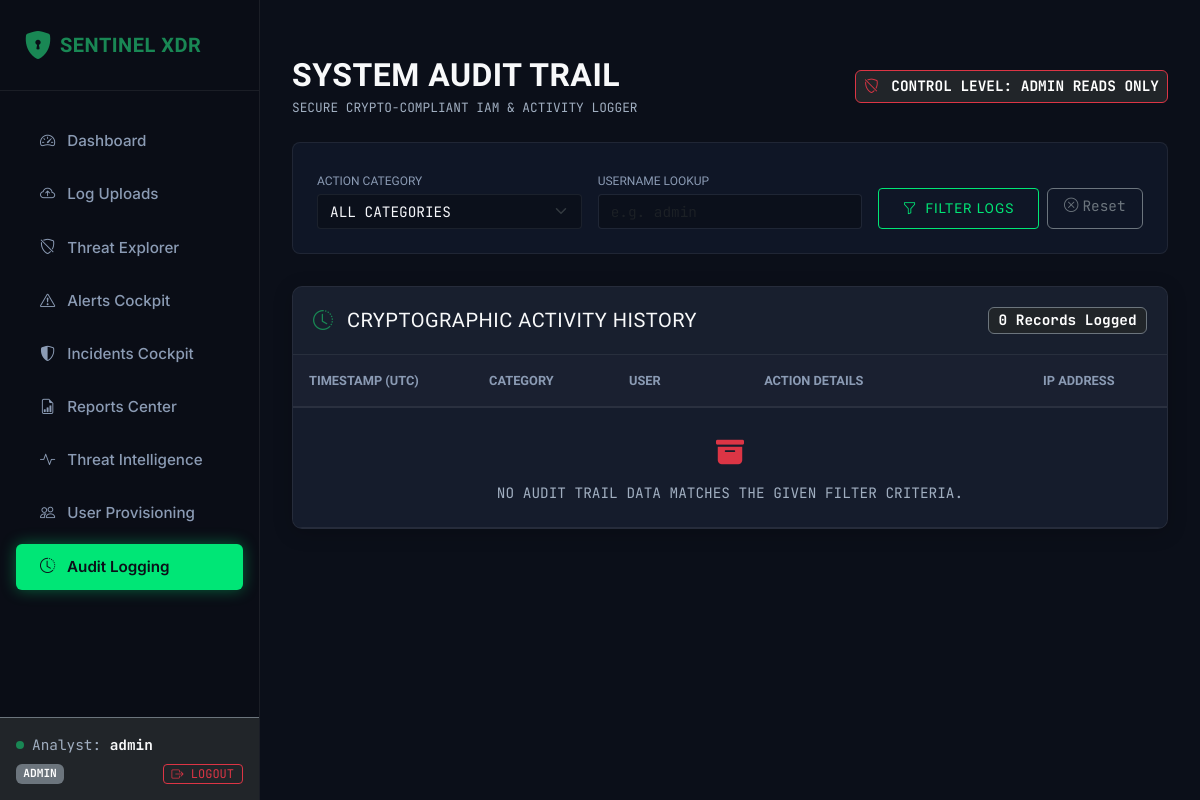
/audit-logs (signed in), run on an earlier commit of the app's database.
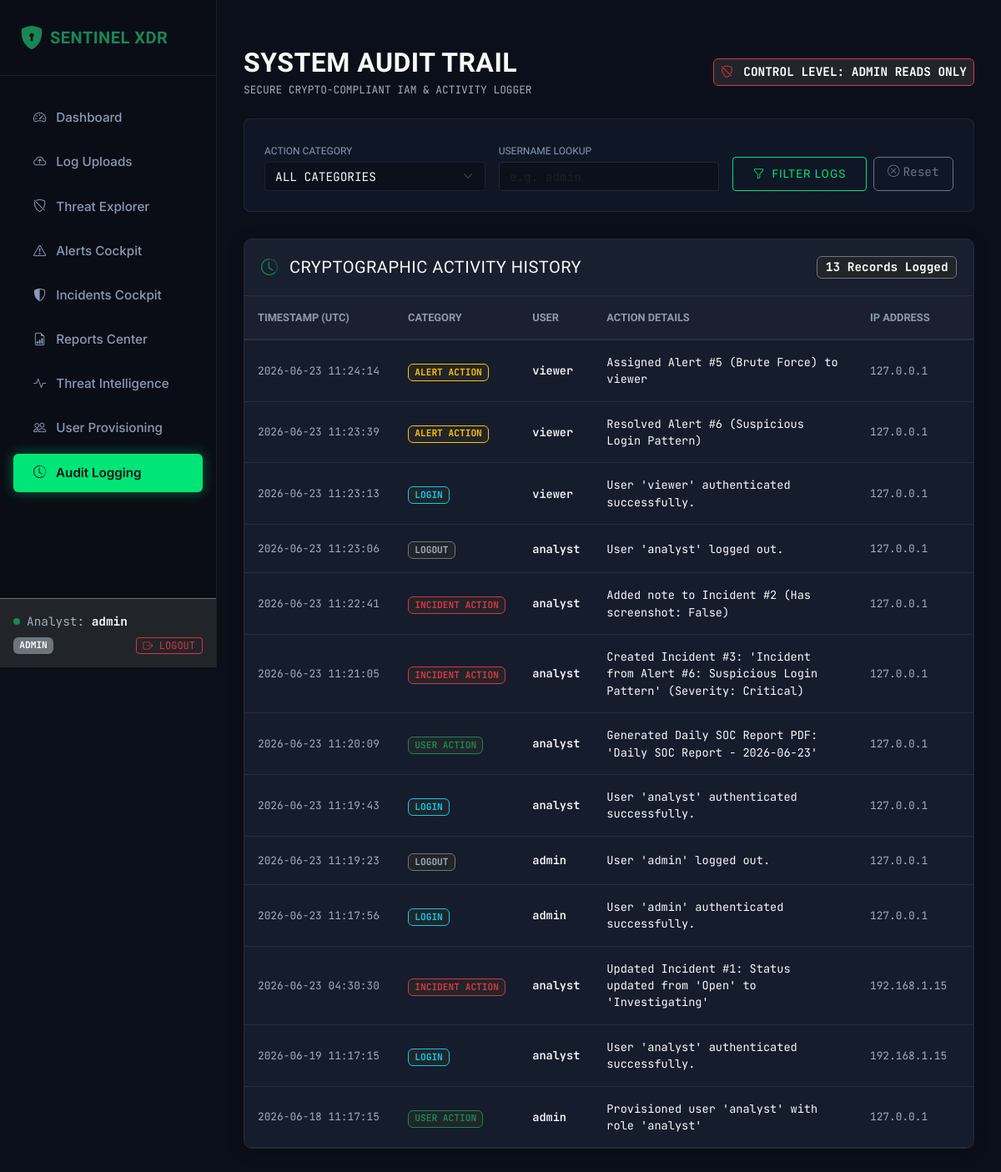
And on a later commit of the database.
### app/models/audit_log.py (models this page shows, shortened)
class AuditLog(db.Model):
    __tablename__ = 'audit_logs'
    id = db.Column(db.Integer, primary_key=True)
    timestamp = db.Column(db.DateTime, default=datetime.datetime.utcnow, nullable=False)
    user_id = db.Column(db.Integer, db.ForeignKey('users.id', ondelete='SET NULL'), nullable=True)
    username = db.Column(db.String(64), nullable=True) # Cache the username in case the user is deleted
    action_type = db.Column(db.String(32), nullable=False) # e.g. 'Login', 'Logout', 'Alert Action', 'Incident Action', 'User Action'
    details = db.Column(db.Text, nullable=False)
    ip_address = db.Column(db.String(45), nullable=True)
    user = db.relationship('User', backref=db.backref('audit_logs', lazy=True))

### app/blueprints/admin.py (the view)
@admin_bp.route('/audit-logs')
@admin_required
def audit_logs():
    action_filter = request.args.get('action_type', '').strip()
    username_filter = request.args.get('username', '').strip()
    query = AuditLog.query
    if action_filter and action_filter != 'ALL':
        query = query.filter(AuditLog.action_type == action_filter)
    if username_filter:
        query = query.filter(AuditLog.username.ilike(f'%{username_filter}%'))
    logs = query.order_by(AuditLog.timestamp.desc()).all()
    action_types = ['Login', 'Logout', 'Alert Action', 'Incident Action', 'User Action']
    return render_template(
        'audit_logs.html',
        logs=logs,
        action_types=action_types,
        filters=request.args
    )

### app/templates/audit_logs.html (shortened to what the changed rows need)
{% extends 'base.html' %}
{% block content %}
<div class="container-fluid px-0">
    <div class="d-flex justify-content-between align-items-center mb-4">
        <div>
            <h2 class="text-light fw-bold mb-1">SYSTEM AUDIT TRAIL</h2>
        </div>
    </div>
    <div class="cyber-card">
        <div class="cyber-card-header d-flex justify-content-between align-items-center">
            <h5 class="text-light mb-0 font-display"><i class="bi bi-clock-history text-success me-2"></i> CRYPTOGRAPHIC ACTIVITY HISTORY</h5>
            <span class="badge bg-dark border border-secondary text-mono">{{ logs | length }} Records Logged</span>
        </div>
        <div class="table-responsive">
            <table class="table table-cyber mb-0 align-middle">
                <thead>
                    <tr>
                        <th style="width: 180px;">Timestamp (UTC)</th>
                        <th style="width: 140px;">Category</th>
                        <th>User</th>
                        <th>Action Details</th>
                        <th style="width: 140px;">IP Address</th>
                    </tr>
                </thead>
                <tbody>
                    {% if logs %}
                        {% for log in logs %}
                        <tr>
                            <td class="text-muted text-mono" style="font-size: 0.8rem;">
                                {{ log.timestamp.strftime('%Y-%m-%d %H:%M:%S') if log.timestamp else 'N/A' }}
                            </td>
                            <td>
                                <span class="badge bg-dark border text-mono {% if log.action_type == 'Login' %}border-info text-info{% elif log.action_type == 'Logout' %}border-secondary text-muted{% elif log.action_type == 'Alert Action' %}border-warning text-warning{% elif log.action_type == 'Incident Action' %}border-danger text-danger{% else %}border-success text-success{% endif %}" style="font-size: 0.7rem;">
                                    {{ log.action_type | upper }}
                                </span>
                            </td>
                            <td class="text-light text-mono" style="font-size: 0.85rem; font-weight: 600;">
                                {{ log.username or 'System' }}
                            </td>
                            <td class="text-light text-mono" style="font-size: 0.85rem;">
                                {{ log.details }}
                            </td>
                            <td class="text-muted text-mono" style="font-size: 0.8rem;">
                                {{ log.ip_address or 'Unknown' }}
                            </td>
                        </tr>
                        {% endfor %}
                    {% else %}
                        <tr>
                            <td colspan="5" class="text-center text-muted py-4 text-mono">
                                <i class="bi bi-archive-fill text-danger fs-3 d-block mb-2"></i>
                                NO AUDIT TRAIL DATA MATCHES THE GIVEN FILTER CRITERIA.
                            </td>
                        </tr>
                    {% endif %}
                </tbody>
            </table>
        </div>
    </div>
</div>
{% endblock %}

What changed in the data, as far as the page shows it:
added AuditLog: timestamp "2026-06-23 11:24:14", action_type "ALERT ACTION", username "viewer", details "Assigned Alert #5 (Brute Force) to viewer", ip_address "127.0.0.1"
added AuditLog: timestamp "2026-06-23 11:23:39", action_type "ALERT ACTION", username "viewer", details "Resolved Alert #6 (Suspicious Login Pattern)", ip_address "127.0.0.1"
added AuditLog: timestamp "2026-06-23 11:23:13", action_type "LOGIN", username "viewer", details "User 'viewer' authenticated successfully.", ip_address "127.0.0.1"
added AuditLog: timestamp "2026-06-23 11:23:06", action_type "LOGOUT", username "analyst", details "User 'analyst' logged out.", ip_address "127.0.0.1"
added AuditLog: timestamp "2026-06-23 11:22:41", action_type "INCIDENT ACTION", username "analyst", details "Added note to Incident #2 (Has screenshot: False)", ip_address "127.0.0.1"
added AuditLog: timestamp "2026-06-23 11:21:05", action_type "INCIDENT ACTION", username "analyst", details "Created Incident #3: 'Incident from Alert #6: Suspicious Login Pattern' (Severity: Critical)", ip_address "127.0.0.1"
added AuditLog: timestamp "2026-06-23 11:20:09", action_type "USER ACTION", username "analyst", details "Generated Daily SOC Report PDF: 'Daily SOC Report - 2026-06-23'", ip_address "127.0.0.1"
added AuditLog: timestamp "2026-06-23 11:19:43", action_type "LOGIN", username "analyst", details "User 'analyst' authenticated successfully.", ip_address "127.0.0.1"
added AuditLog: timestamp "2026-06-23 11:19:23", action_type "LOGOUT", username "admin", details "User 'admin' logged out.", ip_address "127.0.0.1"
added AuditLog: timestamp "2026-06-23 11:17:56", action_type "LOGIN", username "admin", details "User 'admin' authenticated successfully.", ip_address "127.0.0.1"
added AuditLog: timestamp "2026-06-23 04:30:30", action_type "INCIDENT ACTION", username "analyst", details "Updated Incident #1: Status updated from 'Open' to 'Investigating'", ip_address "192.168.1.15"
added AuditLog: timestamp "2026-06-19 11:17:15", action_type "LOGIN", username "analyst", details "User 'analyst' authenticated successfully.", ip_address "192.168.1.15"
added AuditLog: timestamp "2026-06-18 11:17:15", action_type "USER ACTION", username "admin", details "Provisioned user 'analyst' with role 'analyst'", ip_address "127.0.0.1"
Also different on the page:
{{ logs | length }}: "0" → "13"
text no longer shown: "NO AUDIT TRAIL DATA MATCHES THE GIVEN FILTER CRITERIA."
